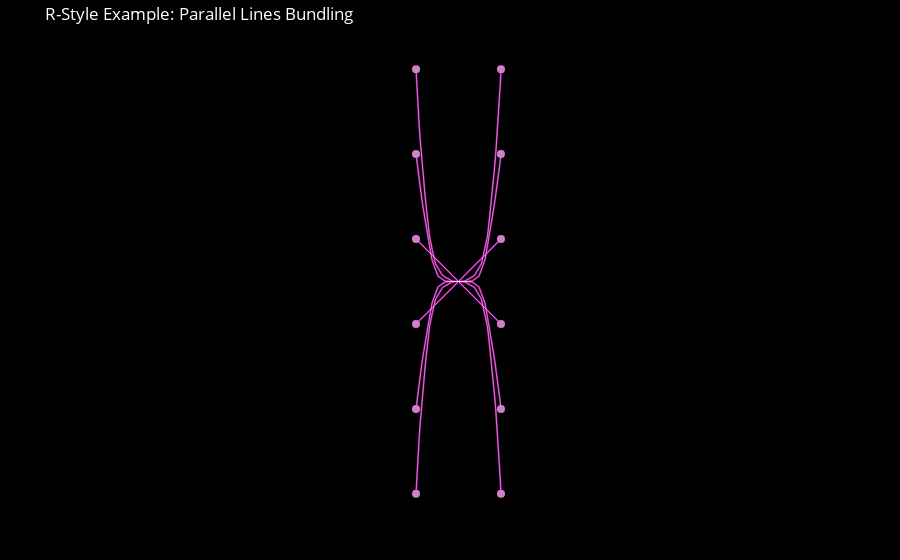

The code cell stored with this chart in its notebook:
### Code cell
# Visualize
fig = plot_bundled_edges(fbundle, xy, title="R-Style Example: Parallel Lines Bundling")
fig.show()
